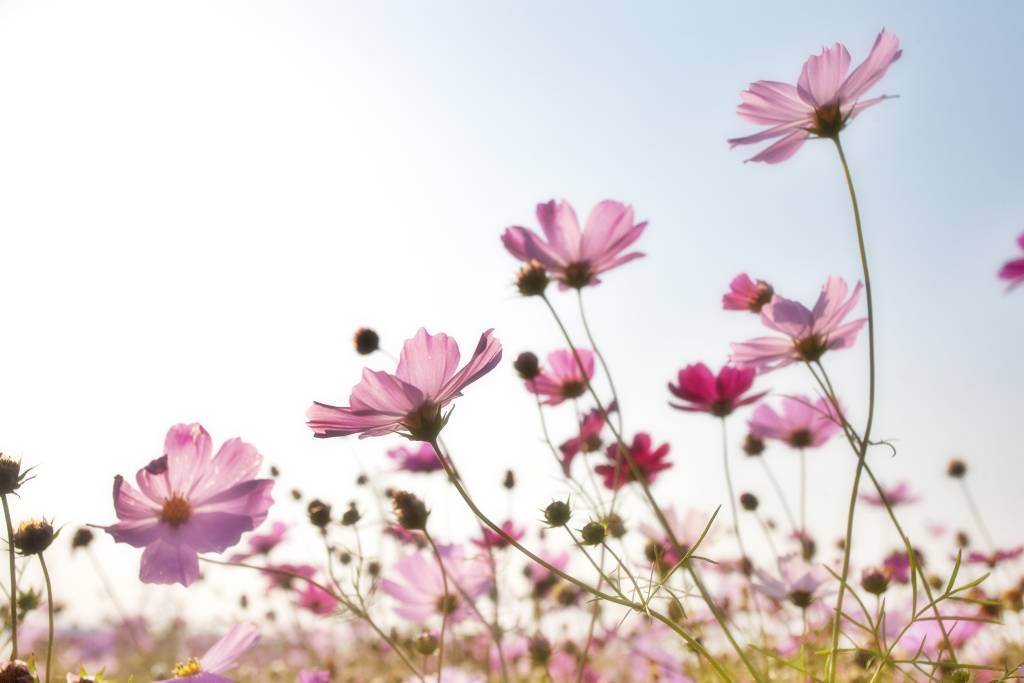
#> input picture g.jpg, 6144 x 4096 px (shown at 1/6 size)
$ python image.py
#> lines starting #> are read from the running program, lines starting #| are printed output that depends on the picture
import cv2
import numpy as np


class MyImage:

    def __init__(self, file_name, name_windows):
#> called with file_name = 'g.jpg', name_windows = 'flower'
        self.__file_name = file_name
        self.__name_windows = name_windows
        self.__img = cv2.imread(file_name)
        self.__generator = self.affect_iterator()

        height, width, channels = self.__img.shape
        height = int(height * 0.15)
        width = int(width * 0.1)
        dim = (width, height)
        self.__img = cv2.resize(self.__img, dim)
        cv2.destroyAllWindows()
        cv2.imshow(name_windows, self.__img)
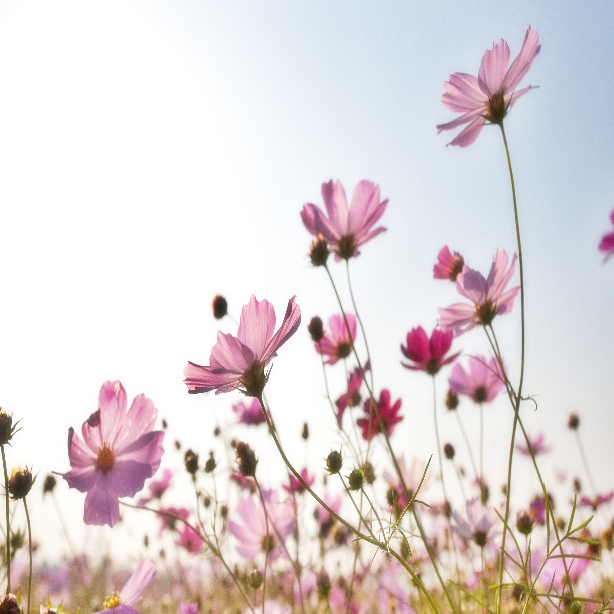
#> window 'flower': shape (614, 614, 3); mean B, G, R 214.1, 213.4, 222.9
        # mouse events
        cv2.setMouseCallback(name_windows, self.affect)

    @property
    def img(self):
        return self.__img

    @img.setter
    def img(self, i):
        self.__img = i

    @property
    def name_windows(self):
        return self.__name_windows

    @name_windows.setter
    def name_windows(self, i):
        self.__name_windows = i

    # עיבודים על תמונה
    def affect(self, event, x, y, flags, param):
        if event == cv2.EVENT_LBUTTONUP:
            next(self.__generator)

    # [40 lines left out: functions affect_iterator, cut, not called in this run]


ix, iy, cutting = 0, 0, False

image1 = MyImage("g.jpg", "flower")
img2 = image1.img
